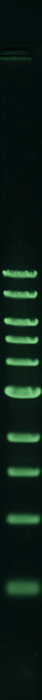
#> input picture Ladder.png, 42 x 700 px
$ jupyter execute Gel_Analyzer.ipynb
#> lines starting #> are read from the running program, lines starting #| are printed output that depends on the picture; long printed decimals are rounded
# Gel band Migration Distance (cm)
Takes picture of lanes from Gel Electrophoresis to find the Migration Distance to estimate MW of bands

This analysis was done of the pGEM-Luc plasmid on 1.1% Agarose

Lanes from left to right: 1kB NEB Ladder, Native Plasmid, EcoRI Treatment, Topoisomerase Treatment

### Imports

[cell 1]
import numpy as np
import pandas as pd
import math
import cv2
import matplotlib.pyplot as plt
from IPython.display import Image
from PIL import Image as ImageP
from PIL import ImageFont, ImageDraw

### Converting Image to Grayscale and make pixels into numpy array

[cell 2]
Ladder_path = 'Ladder.png'
image = cv2.imread(Ladder_path)
#> image is the input picture: shape (700, 42, 3); mean B, G, R 23.3, 31.6, 12.7

#BGR to Grayscale
g_img = cv2.cvtColor(image, cv2.COLOR_BGR2GRAY)
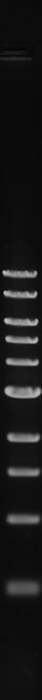
#> g_img: shape (700, 42); min 4, max 192, mean 25

Image(filename= Ladder_path)

### Finding cutoff Level for noise

[cell 3]
rowmean = g_img.mean(axis=1) #averaging pixel values across columns
#> rowmean = 700 values, max 131.8 at index 392, min 8.88 at index 49, mean 24.98
Max = rowmean.max()
#> Max = 131.8
Min = rowmean.min()
#> Min = 8.88

Level = (Max - Min)/4 #cutoff for signal vs noise
#> Level = 30.72

[cell 4]
plt.plot(rowmean)
#> (this line was passed over: IPython is not available in this run)
plt.show()

### Moving Average function and Interpolation
Interpolation is used to smooth out the curve while the moving average is used to increase signal to noise ratio

[cell 5]
#Moving average function using cumsum from numpy
def moving_avg(x,n):
#> called with x = array of shape (700,), n = 5
    cumsum = np.cumsum(np.insert(x,0,0))
#> cumsum = 701 values from 0 to 17489.4
    return (cumsum[n:] - cumsum[:-n])/ float(n)

[cell 6]
moving_avg(rowmean,5).shape
#> Out = (696,)

[cell 7]
from scipy.interpolate import interp1d

#Applying the interpolation to the moving average
inter = interp1d(range(len(moving_avg(rowmean,5))), moving_avg(rowmean,5))

plt.plot(inter(range(696)))
#> (this line was passed over: IPython is not available in this run)
plt.show()

### Finding bands and converting from pixels to cm

[cell 8]
from scipy.signal import find_peaks
peaks = find_peaks(inter(range(696)), height = Level) #finding peaks above Level and returning indexes

[cell 9]
travelpx = peaks[0] #indexes for peaks
#> travelpx = [272, 292, 320, 338, 360, 390, 436, 470, 517, 586]
travelcm = (7.0/len(rowmean)) * travelpx #converts from avg pixel value to cm
#> travelcm = [2.72, 2.92, 3.2, 3.38, 3.6, 3.9, 4.36, 4.7, 5.17, 5.86]
bp = [10000.,8000.,6000.,5000.,4000.,3000.,2000.,1500.,1000.,500.]
travelbp = np.log10(bp) #base pair lengths of ladder bands

[cell 10]
plt.plot(travelcm, travelbp)
#> (this line was passed over: IPython is not available in this run)
plt.xlabel('Migration Distance (cm)', fontsize = 14)
#> (this line was passed over: IPython is not available in this run)
plt.ylabel('log(basepairs)', fontsize = 14)
#> (this line was passed over: IPython is not available in this run)
plt.show()

[cell 11]
Ladder_Table = pd.concat([pd.DataFrame(bp, columns = ['Ladder_MW']), pd.DataFrame(travelcm, columns = ['Migration_Distance'])], axis = 1)
#> Ladder_Table = table of 10 rows and 2 columns
Ladder_Table
#> Out = table of 10 rows and 2 columns

### Linear Regression to evaluate effectiveness of Fit

[cell 12]
from sklearn.linear_model import LinearRegression

model = LinearRegression().fit(travelcm.reshape((-1,1)),travelbp.reshape((-1,1)))

[cell 13]
r_sq = model.score(travelcm.reshape((-1,1)),travelbp.reshape((-1,1)))
#> r_sq = 0.999
print('coefficient of determination:', r_sq)
#| coefficient of determination: 0.9988
print('Regression equation: y = ',model.coef_,'x + ',model.intercept_)
#| Regression equation: y =  [[-0.4066]] x +  [5.082]

[cell 14]
#Residual analysis of regression line
Reg = pd.DataFrame(range(10),columns = ['Regression'])
for i in range(10):
    Reg['Regression'][i] = (10**(model.coef_ * Ladder_Table['Migration_Distance'][i] + model.intercept_))

Res = pd.DataFrame(range(10),columns = ['Residuals'])
for i in range(10):
    Res['Residuals'][i] = Ladder_Table['Ladder_MW'][i] - Reg['Regression'][i]

Residuals = pd.concat([pd.DataFrame(bp, columns = ['Ladder_MW']), pd.DataFrame(Reg, columns = ['Regression']), pd.DataFrame(Res,columns = ['Residuals'])], axis = 1)
#> Residuals = table of 10 rows and 3 columns
print(Residuals)
#|    Ladder_MW   Regression   Residuals
#| 0    10000.0  9468.738  531.262
#| 1     8000.0  7851.791  148.209
#| 2     6000.0  6041.101  -41.101
#| 3     5000.0  5104.169 -104.169
#| 4     4000.0  4154.027 -154.027
#| 5     3000.0  3136.782 -136.782
#| 6     2000.0  2039.110  -39.110
#| 7     1500.0  1483.170   16.830
#| 8     1000.0   955.171   44.829
#| 9      500.0   500.628   -0.6284

plt.scatter(Residuals['Ladder_MW'], Residuals['Residuals'], s = 15)
#> (this line was passed over: IPython is not available in this run)
plt.plot([-1,0,1,2,100,10000,11000],[0 for i in range(7)], color = 'orange')
#> (this line was passed over: IPython is not available in this run)
plt.xlim(0,11000)
plt.ylim(-700,700)
plt.title('Residuals', fontsize = 14)
plt.show()
